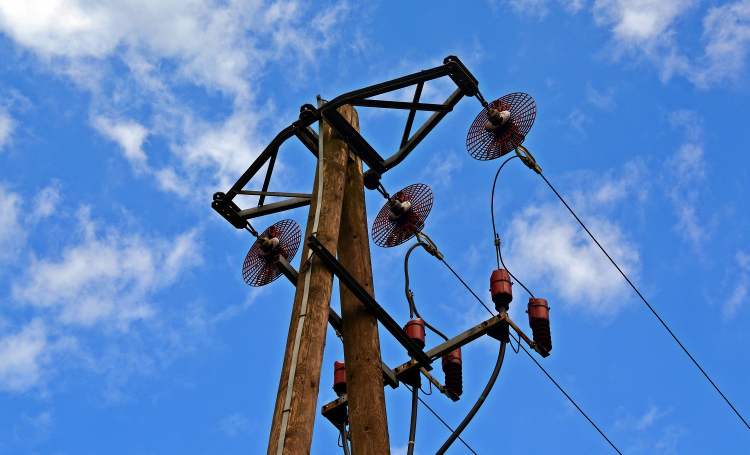
#> input picture Image_Based_Electricity_Theft_Detection/bg1.jpeg, 1500 x 909 px (shown at 1/2 size); its folder holds only this picture in this run
$ python -i ELECTRICITY_THEFT.py   (imports and definitions only)   (older library calls are emulated)
#> lines starting #> are read from the running program, lines starting #| are printed output that depends on the picture
from tkinter import *
import tkinter as tk
from PIL import Image, ImageTk
from tkinter.filedialog import askopenfilename
import numpy as np
import pandas as pd
#from sklearn.preprocessing import LabelEncoder
#le = LabelEncoder()
import itertools
import statsmodels.api as sm
import warnings
from pylab import rcParams
import requests
rcParams['figure.figsize'] = 20, 8

import os , io
from google.cloud import vision
from google.cloud.vision import ImageAnnotatorClient
os.environ['GOOGLE_APPLICATION_CREDENTIALS']='D:/Electricity_Theft_Detection/Image_Based_Electricity_Theft_Detection/endless-dialect-381605-76f3aefca43d.json'
# [1 line that did not run here, left out]


# [1 line not run here, left out]
# [1 line that did not run here, left out]
# [8 lines not run here, left out]


logo_label=tk.Label()
# [1 line not run here, left out]

x = 1

# function to change to next image
def move():
	global x
	if x == 4:
		x = 1
	if x == 1:
		logo_label.config(image=img)
	elif x == 2:
		logo_label.config(image=img2)
	elif x == 3:
		logo_label.config(image=img3)
	x = x+1
	root.after(2000, move)

# calling the function
# [1 line that did not run here, left out]

# [1 line that did not run here, left out]
# [5 lines not run here, left out]

def Choose():
    global file
    file = askopenfilename(initialdir=r'D:/Final code/Electricity_Theft_Detection/Image_Based_Electricity_Theft_Detection/DATA_SET', title='Select Image',
                                       filetypes=[("all files", "*.jpg*")])
#> the answer given: bg1.jpeg

    image3 =Image.open(file)
#> image3 is the input picture: PIL image 1500x909 RGB; mean R, G, B 89, 131.9, 193.1
    image3 =image3.resize((350,220), Image.ANTIALIAS)
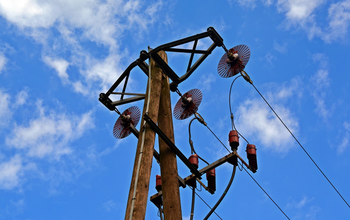
#> image3: PIL image 350x220 RGB; mean R, G, B 89, 132, 193.1

    choosen_image=ImageTk.PhotoImage(image3)

#> (the run stopped early here; a loop or call above may not have finished)

$ run again, on Image_Based_Electricity_Theft_Detection/b1.jpg
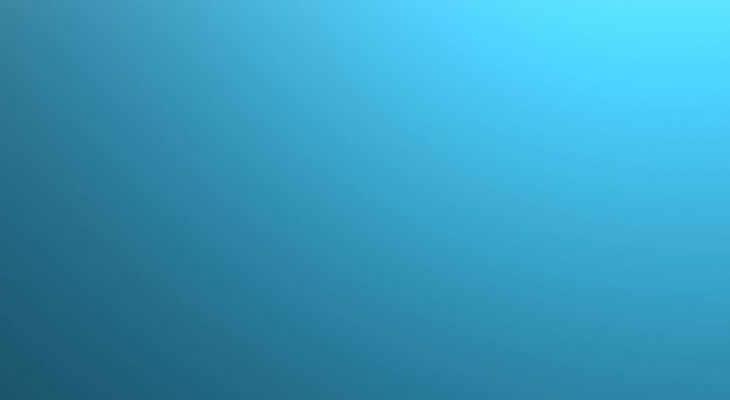
#> input picture Image_Based_Electricity_Theft_Detection/b1.jpg, 730 x 400 px
#> in Choose, image3 is the input picture: PIL image 730x400 RGB; mean R, G, B 54.6, 153.3, 188.2
#> in Choose, `image3 =image3.resize((350,220), Image.ANTIALIAS)`:
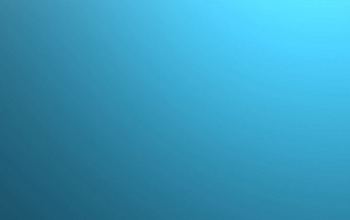
#> image3: PIL image 350x220 RGB; mean R, G, B 54.6, 153.3, 188.2

$ run again, on Image_Based_Electricity_Theft_Detection/bg2.jpg
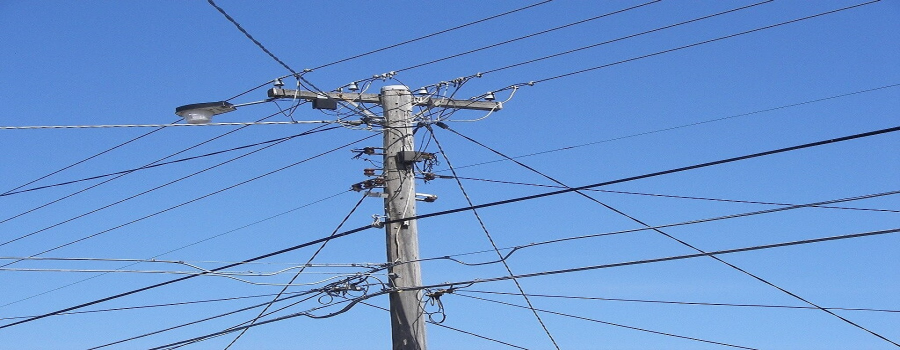
#> input picture Image_Based_Electricity_Theft_Detection/bg2.jpg, 1800 x 700 px (shown at 1/2 size)
#> in Choose, image3 is the input picture: PIL image 1800x700 RGB; mean R, G, B 105.7, 150, 211.5
#> in Choose, `image3 =image3.resize((350,220), Image.ANTIALIAS)`:
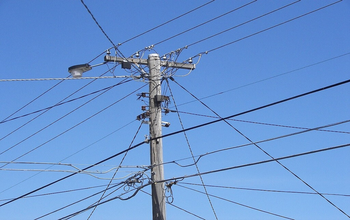
#> image3: PIL image 350x220 RGB; mean R, G, B 105.8, 150, 211.5
